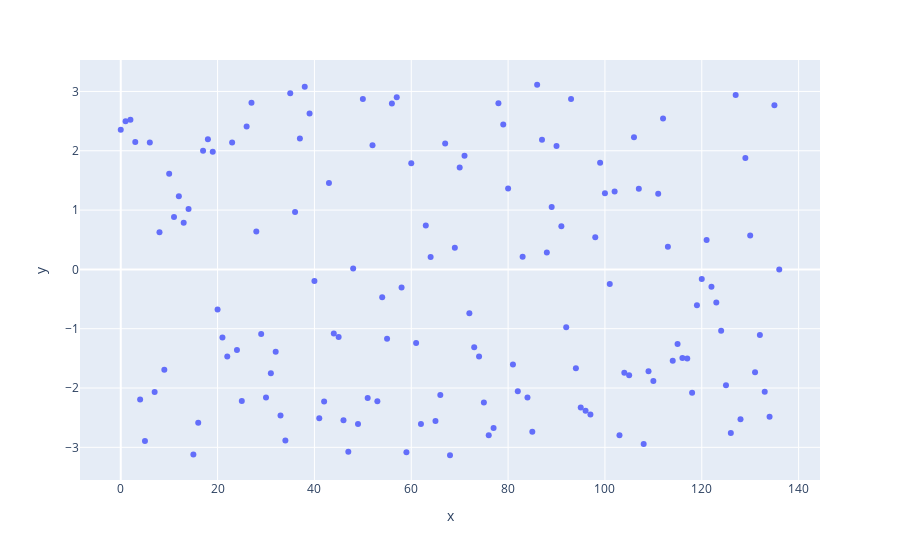

Notebook code cell kept with this figure:
### Code cell
fig = px.scatter(x=np.arange(half_fft.shape[0]), y=np.angle(half_fft))
fig.show()

### Figure 1 — Plotly figure (JSON) as saved in the notebook; plotly's stock layout.template omitted (floating-point values rounded to 4 significant figures; data arrays with more than 128 entries replaced by an {"elided": "..."} marker saying what was removed)
{"data": [{"hovertemplate": "x=%{x}<br>y=%{y}<extra></extra>", "legendgroup": "", "marker": {"color": "#636efa", "symbol": "circle"}, "mode": "markers", "name": "", "orientation": "v", "showlegend": false, "x": {"elided": "137 int values"}, "xaxis": "x", "y": {"elided": "137 float values"}, "yaxis": "y", "type": "scatter"}], "layout": {"xaxis": {"anchor": "y", "domain": [0.0, 1.0], "title": {"text": "x"}}, "yaxis": {"anchor": "x", "domain": [0.0, 1.0], "title": {"text": "y"}}, "legend": {"tracegroupgap": 0}, "margin": {"t": 60}}}
